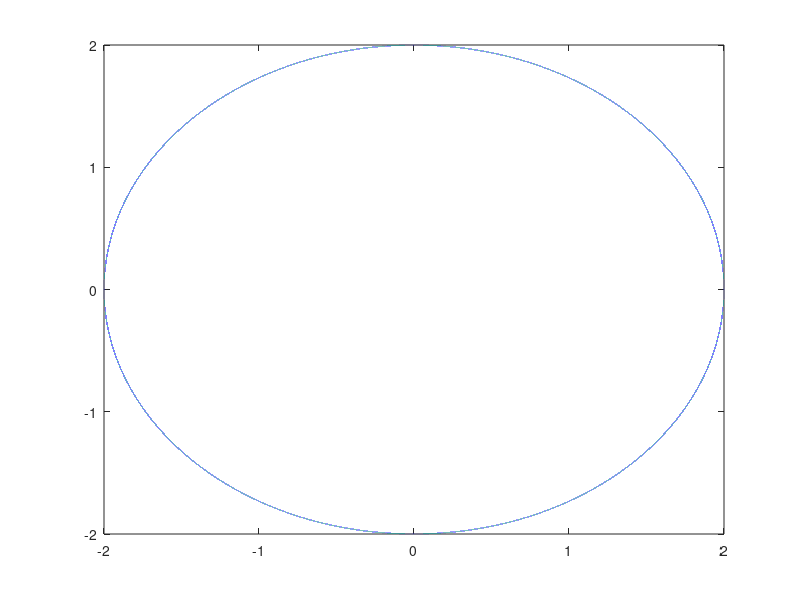

MATLAB code to generate this figure:
% Data file for circular trajectory

tspan = [0; 20]; % Seconds
sampling_freq = 1e4; %Hz
dt = 1/sampling_freq;
ts = tspan(1):dt:tspan(2);

A = 2;
c = pi/10;

ref = cell(6,1);
ref{1} = @(t)A*sin(c*t);
ref{2} = @(t)A*cos(c*t);
ref{3} = @(t)A*c*cos(c*t);
ref{4} = @(t)A*-c*sin(c*t);
ref{5} = @(t)A*-c^2*sin(c*t);
ref{6} = @(t)A*-c^2*cos(c*t);

traj = cell2mat(cellfun(@(x) x(ts), ref, 'uni', 0 ));

save(".\Trajectories\circ_traj.mat")

%%
plot(traj(1,:),traj(2,:))

% RED
% y0 = [-0.01; 1.99; 0.3; -0.01; 0; 0];
